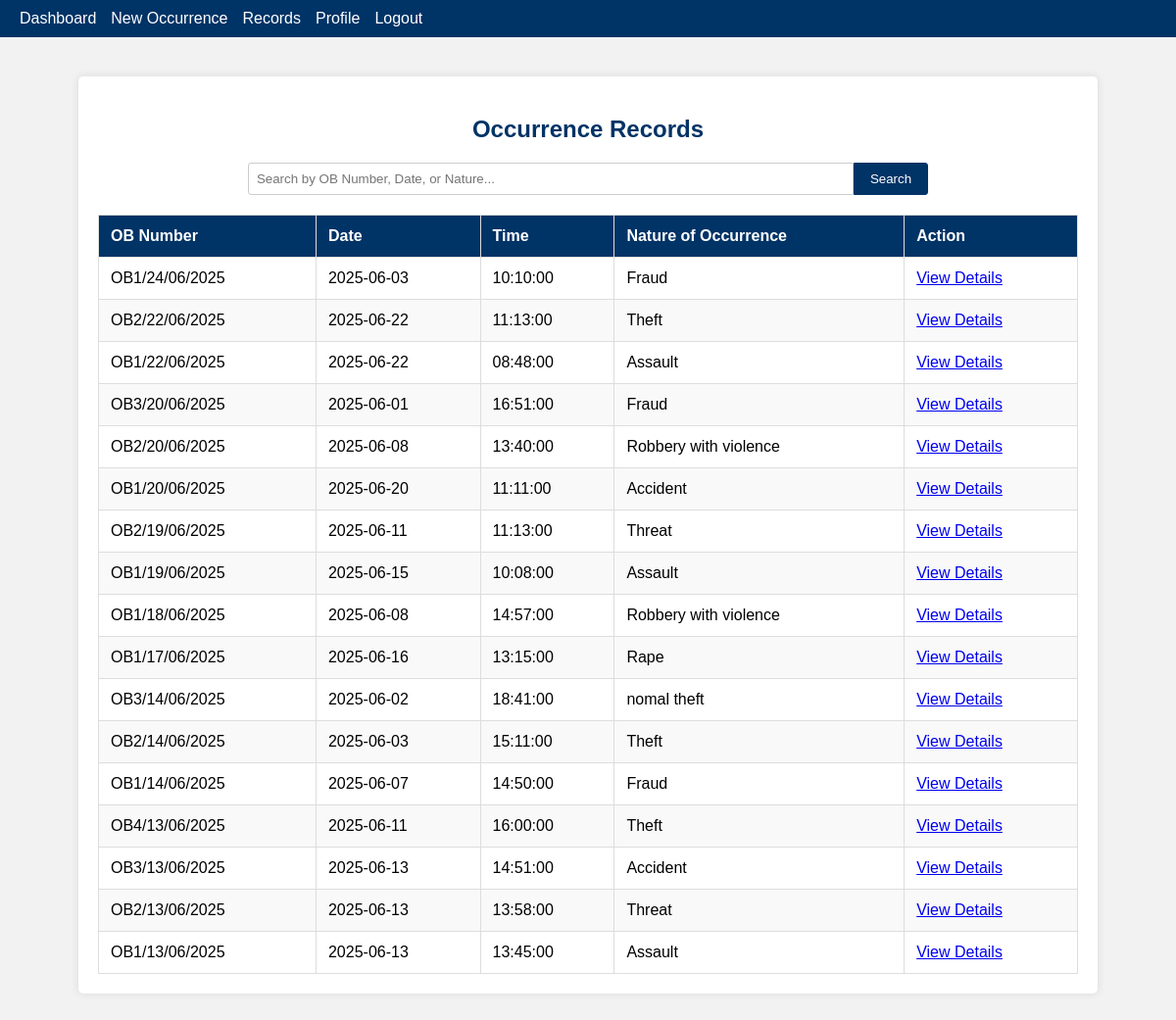
The app's page /records.php with its own data.
### tables this page shows
CREATE TABLE `occurrences` (
  `id` int(11) NOT NULL,
  `ob_number` varchar(20) NOT NULL,
  `reference_number` varchar(50) DEFAULT NULL,
  `occurrence_date` date NOT NULL,
  `occurrence_time` time NOT NULL,
  `case_file_number` varchar(50) DEFAULT NULL,
  `nature_of_occurrence` varchar(255) NOT NULL,
  `remarks` text NOT NULL,
  `user_id` int(11) NOT NULL,
  `created_at` timestamp NOT NULL DEFAULT current_timestamp(),
  `status` varchar(50) DEFAULT 'Pending'
);

### records.php (the view, shortened to what this page needs)
<?php
require_once 'db.php';
$search = isset($_GET['search']) ? trim($_GET['search']) : '';
$orderBy = "ORDER BY created_at DESC";
if ($search) {
  $stmt = $pdo->prepare("
    SELECT id, ob_number, occurrence_date, occurrence_time, nature_of_occurrence
    FROM occurrences
    WHERE ob_number LIKE ? OR occurrence_date LIKE ? OR nature_of_occurrence LIKE ?
    $orderBy
  ");
  $like = "%$search%";
  $stmt->execute([$like, $like, $like]);
} else {
  $stmt = $pdo->query("
    SELECT id, ob_number, occurrence_date, occurrence_time, nature_of_occurrence
    FROM occurrences
    $orderBy
  ");
}
$records = $stmt->fetchAll();
?>
<!DOCTYPE html>
<html lang="en">
<head>
</head>
<body>
  <nav class="nav-bar">
  <div class="nav-links" id="navLinks">
    <a href="officer_dashboard.html">Dashboard</a>
    <a href="new_occurrence_entry.html">New Occurrence</a>
    <a href="records.php">Records</a>
    <a href="officer_profile.php">Profile</a>
    <a href="logout.php">Logout</a>
  </div>
  </nav>
  <div class="container">
  <h2>Occurrence Records</h2>
  <form class="search-bar" method="GET" action="records.php">
    <input type="text" name="search" placeholder="Search by OB Number, Date, or Nature..." value="<?php echo htmlspecialchars($search); ?>">
    <button type="submit">Search</button>
  </form>
  <table>
    <thead>
    <tr>
      <th>OB Number</th>
      <th>Date</th>
      <th>Time</th>
      <th>Nature of Occurrence</th>
      <th>Action</th>
    </tr>
    </thead>
    <tbody>
    <?php if ($records): ?>
      <?php foreach ($records as $row): ?>
      <tr class="clickable-row" data-url="occurrence_detail.php?ob_number=<?php echo urlencode($row['ob_number']); ?>">
        <td><?php echo htmlspecialchars($row['ob_number']); ?></td>
        <td><?php echo htmlspecialchars($row['occurrence_date']); ?></td>
        <td><?php echo htmlspecialchars($row['occurrence_time']); ?></td>
        <td><?php echo htmlspecialchars($row['nature_of_occurrence']); ?></td>
        <td><a href="occurrence_detail.php?ob_number=<?php echo urlencode($row['ob_number']); ?>">View Details</a></td>
      </tr>
      <?php endforeach; ?>
    <?php else: ?>
      <tr><td colspan="5">No records found.</td></tr>
    <?php endif; ?>
    </tbody>
  </table>
  </div>
</body>
</html>

### records.php (style rules this page uses)
:root { --police-blue: #003366; --police-red: #d7261e; --police-gold: #ffd700; }
body { font-family: Arial, sans-serif; background: #f2f2f2; margin: 0; padding: 0; }
.nav-bar { background: var(--police-blue); color: white; padding: 10px 20px; display: flex; justify-content: space-between; align-items: center; position: relative; }
.nav-links { display: flex; flex-wrap: wrap; gap: 15px; }
.nav-links a { color: white; text-decoration: none; }
.container { max-width: 1000px; margin: 40px auto; background: #fff; padding: 20px; border-radius: 5px; box-shadow: 0 0 10px rgba(0,0,0,0.1); }
h2 { text-align: center; color: var(--police-blue); margin-bottom: 20px; }
.search-bar { display: flex; justify-content: center; margin-bottom: 20px; }
.search-bar input[type="text"] { width: 60%; padding: 8px; border: 1px solid #ccc; border-radius: 3px 0 0 3px; outline: none; }
.search-bar button { padding: 8px 16px; border: 1px solid var(--police-blue); background: var(--police-blue); color: #fff; border-radius: 0 3px 3px 0; cursor: pointer; }
table { width: 100%; border-collapse: collapse; }
thead { background: var(--police-blue); color: #fff; }
th, td { padding: 12px; text-align: left; border: 1px solid #ddd; }
tr:nth-child(even) { background: #f9f9f9; }
tr.clickable-row { cursor: pointer; }

### records on screen
occurrences: ob_number "OB1/24/06/2025", occurrence_date "2025-06-03", occurrence_time "10:10:00", nature_of_occurrence "Fraud"
occurrences: ob_number "OB2/22/06/2025", occurrence_date "2025-06-22", occurrence_time "11:13:00", nature_of_occurrence "Theft"
occurrences: ob_number "OB1/22/06/2025", occurrence_date "2025-06-22", occurrence_time "08:48:00", nature_of_occurrence "Assault"
occurrences: ob_number "OB3/20/06/2025", occurrence_date "2025-06-01", occurrence_time "16:51:00", nature_of_occurrence "Fraud"
occurrences: ob_number "OB2/20/06/2025", occurrence_date "2025-06-08", occurrence_time "13:40:00", nature_of_occurrence "Robbery with violence"
occurrences: ob_number "OB1/20/06/2025", occurrence_date "2025-06-20", occurrence_time "11:11:00", nature_of_occurrence "Accident"
occurrences: ob_number "OB2/19/06/2025", occurrence_date "2025-06-11", occurrence_time "11:13:00", nature_of_occurrence "Threat"
occurrences: ob_number "OB1/19/06/2025", occurrence_date "2025-06-15", occurrence_time "10:08:00", nature_of_occurrence "Assault"
occurrences: ob_number "OB1/18/06/2025", occurrence_date "2025-06-08", occurrence_time "14:57:00", nature_of_occurrence "Robbery with violence"
occurrences: ob_number "OB1/17/06/2025", occurrence_date "2025-06-16", occurrence_time "13:15:00", nature_of_occurrence "Rape"
occurrences: ob_number "OB3/14/06/2025", occurrence_date "2025-06-02", occurrence_time "18:41:00", nature_of_occurrence "nomal theft"
occurrences: ob_number "OB2/14/06/2025", occurrence_date "2025-06-03", occurrence_time "15:11:00", nature_of_occurrence "Theft"
occurrences: ob_number "OB1/14/06/2025", occurrence_date "2025-06-07", occurrence_time "14:50:00", nature_of_occurrence "Fraud"
occurrences: ob_number "OB4/13/06/2025", occurrence_date "2025-06-11", occurrence_time "16:00:00", nature_of_occurrence "Theft"
occurrences: ob_number "OB3/13/06/2025", occurrence_date "2025-06-13", occurrence_time "14:51:00", nature_of_occurrence "Accident"
occurrences: ob_number "OB2/13/06/2025", occurrence_date "2025-06-13", occurrence_time "13:58:00", nature_of_occurrence "Threat"
occurrences: ob_number "OB1/13/06/2025", occurrence_date "2025-06-13", occurrence_time "13:45:00", nature_of_occurrence "Assault"
